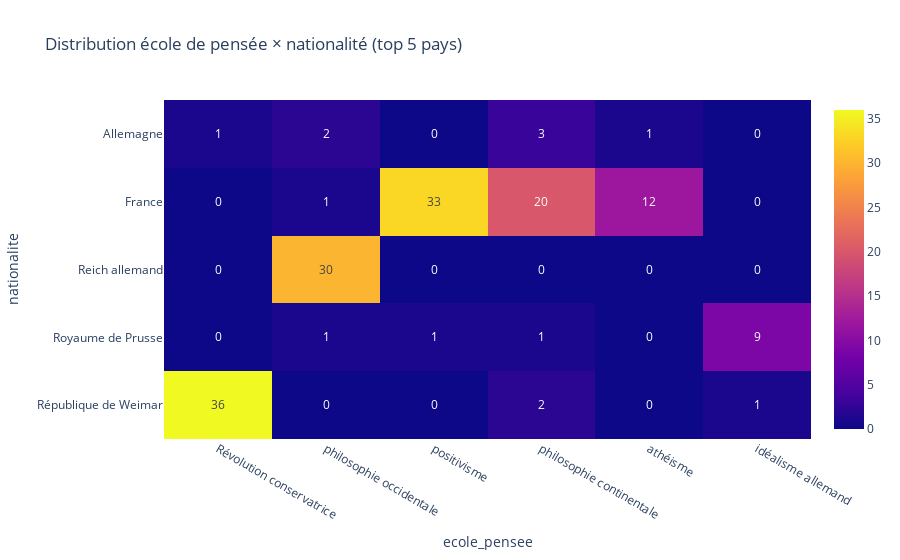

The code cell stored with this chart in its notebook:
### Code cell
fig = px.imshow(cross_tab, text_auto=True, aspect="auto",
                title="Distribution école de pensée × nationalité (top 5 pays)")
fig.write_html("ecole_nationalite_interactive.html")
fig.show()

### Figure 1 — Plotly figure (JSON) as saved in the notebook; plotly's stock layout.template omitted (floating-point values rounded to 4 significant figures)
{"data": [{"coloraxis": "coloraxis", "hovertemplate": "ecole_pensee: %{x}<br>nationalite: %{y}<br>color: %{z}<extra></extra>", "name": "0", "texttemplate": "%{z}", "type": "heatmap", "x": ["Révolution conservatrice", "philosophie occidentale", "positivisme", "philosophie continentale", "athéisme", "idéalisme allemand"], "xaxis": "x", "y": ["Allemagne", "France", "Reich allemand", "Royaume de Prusse", "République de Weimar"], "yaxis": "y", "z": [[1, 2, 0, 3, 1, 0], [0, 1, 33, 20, 12, 0], [0, 30, 0, 0, 0, 0], [0, 1, 1, 1, 0, 9], [36, 0, 0, 2, 0, 1]]}], "layout": {"coloraxis": {"colorscale": [[0, "#0d0887"], [0.1111, "#46039f"], [0.2222, "#7201a8"], [0.3333, "#9c179e"], [0.4444, "#bd3786"], [0.5556, "#d8576b"], [0.6667, "#ed7953"], [0.7778, "#fb9f3a"], [0.8889, "#fdca26"], [1, "#f0f921"]]}, "title": {"text": "Distribution école de pensée × nationalité (top 5 pays)"}, "xaxis": {"anchor": "y", "domain": [0, 1], "title": {"text": "ecole_pensee"}}, "yaxis": {"anchor": "x", "autorange": "reversed", "domain": [0, 1], "title": {"text": "nationalite"}}}}
